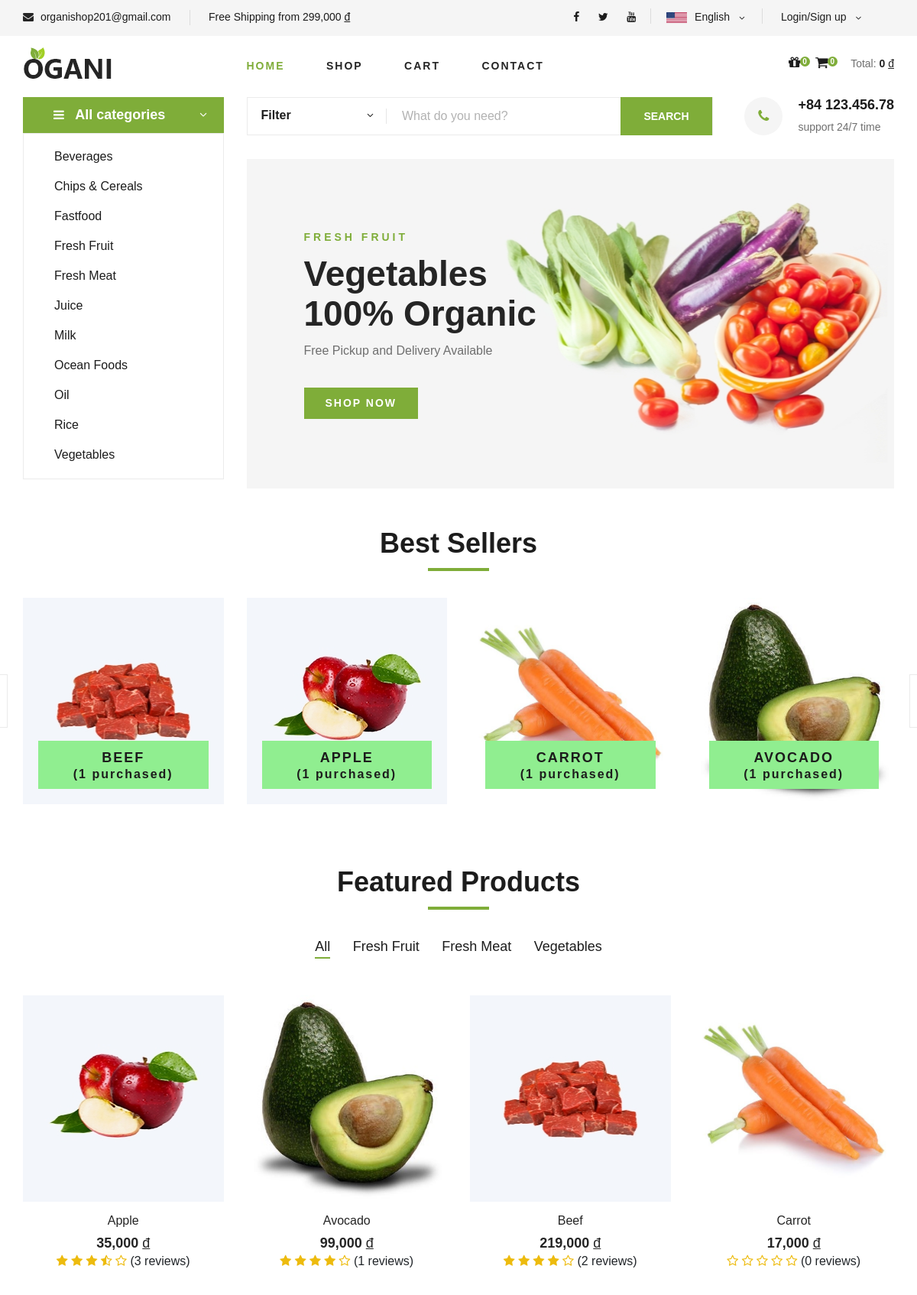
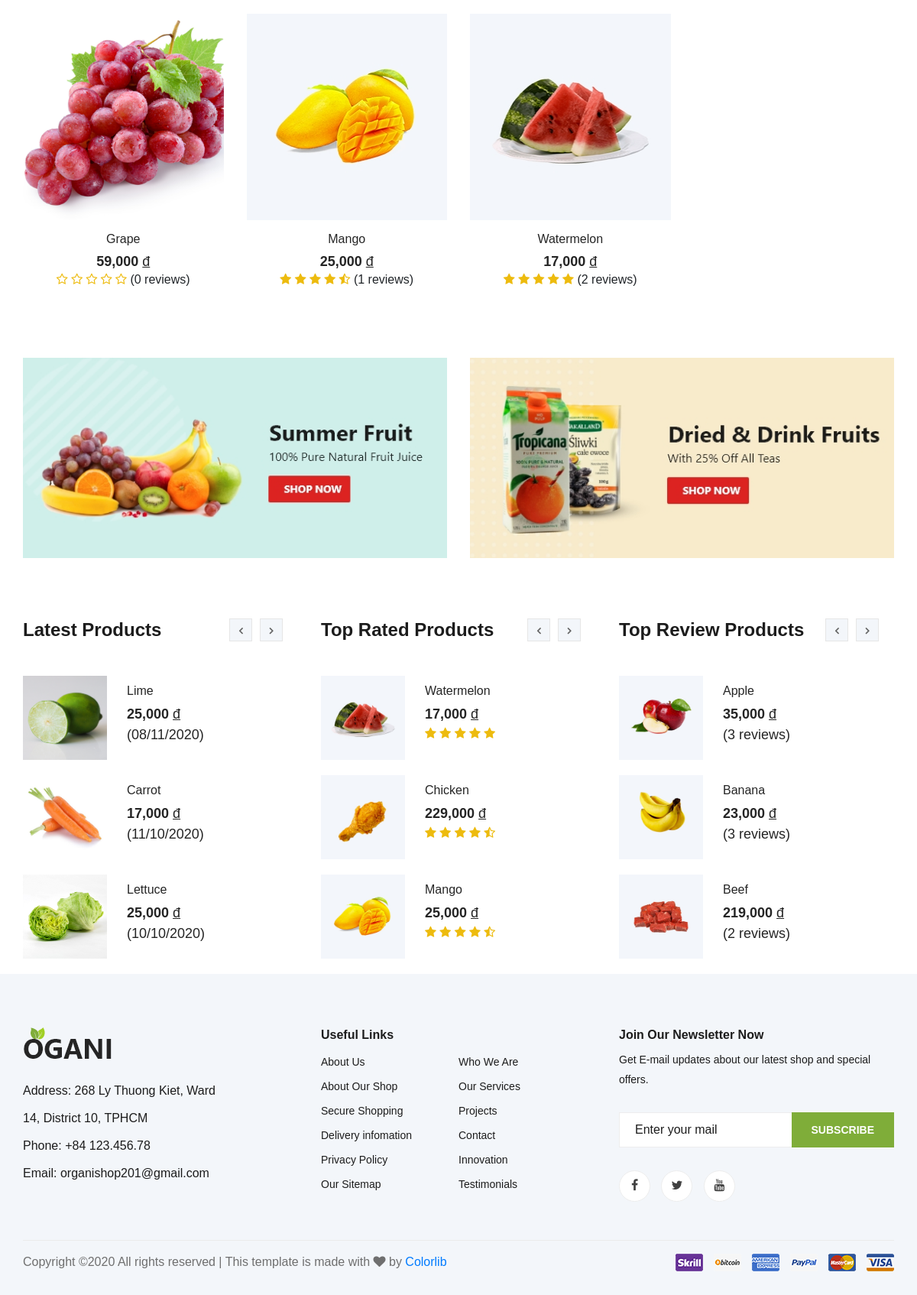
The page / on the database its author committed (2 pictures, top to bottom).
### tables this page shows
CREATE TABLE `category` (
  `id_category` varchar(100) NOT NULL,
  `name_category` varchar(100) NOT NULL DEFAULT 'Default name',
  `date_created_category` datetime DEFAULT NULL,
  `latest_date_updated_category` datetime DEFAULT NULL
);

CREATE TABLE `item` (
  `id_item` varchar(100) NOT NULL,
  `name_item` varchar(100) NOT NULL,
  `avatar_item` varchar(500) NOT NULL,
  `detail_item_1` varchar(500) DEFAULT NULL,
  `detail_item_2` varchar(500) DEFAULT NULL,
  `detail_item_3` varchar(500) DEFAULT NULL,
  `description_item` varchar(500) DEFAULT NULL,
  `price_item` float NOT NULL DEFAULT 0,
  `unit_item` varchar(10) DEFAULT 'kg',
  `availability_item` tinyint(1) NOT NULL DEFAULT 1,
  `weight_item` float NOT NULL DEFAULT 0,
  `sale_off_item` float NOT NULL DEFAULT 0,
  `featured` tinyint(1) NOT NULL DEFAULT 0,
  `num_purchased` int(11) NOT NULL DEFAULT 0,
  `date_created_item` datetime DEFAULT NULL,
  `latest_date_updated_item` datetime DEFAULT NULL,
  `category_item` varchar(100) DEFAULT NULL
);

CREATE TABLE `top_item` (
  `id_item_top` varchar(100) NOT NULL,
  `average_rating` float NOT NULL,
  `num_review` int(11) NOT NULL
);

### mvc/views/pages/home.php (the view, shortened to what the rows shown need)
<section class="categories">
    <div class="container">
        <div class="section-title">
            <h2>Best Sellers</h2>
        </div>
        <div class="row">
            <div class="categories__slider owl-carousel">
                <?php $best_seller_item_list = json_decode($data['best_seller_item_list']);
                foreach($best_seller_item_list as $value){
                ?>
                <div class="col-lg-3">
                    <div class="categories__item set-bg" data-setbg="/tmdt_201/<?php echo $value->avatar_item; ?>">
                        <h5>
                            <a href="http://localhost/tmdt_201/shop/detail/<?php echo $value->id_item; ?>">
                                <?php echo $value->name_item; ?>
                                <span>(<?php echo $value->num_purchased; ?> purchased)</span>
                            </a>
                        </h5>
                    </div>
                </div>
                <?php }?>
            </div>
        </div>
    </div>
</section>
<section class="featured spad">
    <div class="container">
        <div class="row">
            <div class="col-lg-12">
                <div class="section-title">
                    <h2>Featured Products</h2>
                </div>
            </div>
        </div>
        <div class="row featured__filter">
            <?php $featured_item_list = json_decode($data['featured_item_list']);
            $size_list = count($featured_item_list);
            for($row = 0; $row < $size_list; $row++){
            ?>
            <div class="col-lg-3 col-md-4 col-sm-6 mix <?php echo $featured_item_list[$row]->category_item;?>">
                <div class="featured__item">
                    <div class="featured__item__pic set-bg" data-setbg="/tmdt_201/<?php echo $featured_item_list[$row]->avatar_item; ?>">
                    </div>
                    <div class="featured__item__text">
                        <h6>
                            <a href="http://localhost/tmdt_201/shop/detail/<?php echo $featured_item_list[$row]->id_item;?>" class="language-option">
                                <?php echo $featured_item_list[$row]->name_item;?>
                            </a>
                        </h6>
                        <h5><?php echo number_format($featured_item_list[$row]->price_item, 0);?> <u style="font-weight: 400;">đ</u></h5>
                        <div>
                            <?php $average_rating = $featured_item_list[$row]->average_rating;?>
                            <i style="color: #EDBB0E;" class="fa <?php echo (($average_rating > 0 && $average_rating < 0.3) || $average_rating == 0)?'fa-star-o':(($average_rating >= 0.3 && $average_rating < 0.7)?'fa-star-half-o':'fa-star');?>"></i>
                            <i style="color: #EDBB0E;" class="fa <?php echo (($average_rating > 1 && $average_rating < 1.3) || $average_rating <= 1)?'fa-star-o':(($average_rating >= 1.3 && $average_rating < 1.7)?'fa-star-half-o':'fa-star');?>"></i>
                            <i style="color: #EDBB0E;" class="fa <?php echo (($average_rating > 2 && $average_rating < 2.3) || $average_rating <= 2)?'fa-star-o':(($average_rating >= 2.3 && $average_rating < 2.7)?'fa-star-half-o':'fa-star');?>"></i>
                            <i style="color: #EDBB0E;" class="fa <?php echo (($average_rating > 3 && $average_rating < 3.3) || $average_rating <= 3)?'fa-star-o':(($average_rating >= 3.3 && $average_rating < 3.7)?'fa-star-half-o':'fa-star');?>"></i>
                            <i style="color: #EDBB0E;" class="fa <?php echo (($average_rating > 4 && $average_rating < 4.3) || $average_rating <= 4)?'fa-star-o':(($average_rating >= 4.3 && $average_rating < 4.7)?'fa-star-half-o':'fa-star');?>"></i>
                            <span>(<?php echo $featured_item_list[$row]->num_review;?> reviews)</span>
                        </div>
                    </div>
                </div>
            </div>
            <?php }?>
        </div>
    </div>
</section>
<section class="latest-product spad">
    <div class="container">
        <div class="row">
            <div class="col-lg-4 col-md-6">
                <div class="latest-product__text">
                    <div class="latest-product__slider owl-carousel">
                        <?php $latest_item_list = json_decode($data["latest_item_list"]);
                        $size_list = count($latest_item_list);
                        for($row = 0; $row < $size_list; $row++){
                            if($row % 3 == 0){
                        ?>
                        <div class="latest-prdouct__slider__item">
                        <?php }?>
                            <a href="http://localhost/tmdt_201/shop/detail/<?php echo $latest_item_list[$row]->id_item;?>" class="latest-product__item">
                                <div class="latest-product__item__pic">
                                    <img src="/tmdt_201/<?php echo $latest_item_list[$row]->avatar_item; ?>"
                                        alt="<?php echo $latest_item_list[$row]->id_item;?>" style="width: 110px; height: 110px;">
                                </div>
                                <div class="latest-product__item__text">
                                    <h6><?php echo $latest_item_list[$row]->name_item;?></h6>
                                    <span><?php echo number_format($latest_item_list[$row]->price_item, 0);?> <u style="font-weight: 400;">đ</u></span>
                                    <span style="font-weight: normal;"><?php echo date_format(date_create($latest_item_list[$row]->date_created_item), '\(d/m/Y\)');?></span>
                                </div>
                            </a>
                        <?php if($row % 3 == 2 || ($row == $size_list - 1 && $row % 3 < 2)){ ?>
                        </div>
                        <?php }}?>
                    </div>
                </div>
            </div>
            <div class="col-lg-4 col-md-6">
                <div class="latest-product__text">
                    <div class="latest-product__slider owl-carousel">
                        <?php $top_rated_item_list = json_decode($data["top_rated_item_list"]);
                        $size_list = count($top_rated_item_list);
                        for($row = 0; $row < $size_list; $row++){
                            if($row % 3 == 0){
                        ?>
                        <div class="latest-prdouct__slider__item">
                        <?php }?>
                            <a href="http://localhost/tmdt_201/shop/detail/<?php echo $top_rated_item_list[$row]->id_item;?>" class="latest-product__item">
                                <div class="latest-product__item__pic">
                                    <img src="/tmdt_201/<?php echo $top_rated_item_list[$row]->avatar_item; ?>"
                                        alt="<?php echo $top_rated_item_list[$row]->id_item;?>" style="width: 110px; height: 110px;">
                                </div>
                                <div class="latest-product__item__text">
                                    <h6><?php echo $top_rated_item_list[$row]->name_item;?></h6>
                                    <span><?php echo number_format($top_rated_item_list[$row]->price_item, 0);?> <u style="font-weight: 400;">đ</u></span>
                                    <?php $average_rating = $top_rated_item_list[$row]->average_rating;?>
                                    <i style="color: #EDBB0E;" class="fa <?php echo (($average_rating > 0 && $average_rating < 0.3) || $average_rating == 0)?'fa-star-o':(($average_rating >= 0.3 && $average_rating < 0.7)?'fa-star-half-o':'fa-star');?>"></i>
                                    <i style="color: #EDBB0E;" class="fa <?php echo (($average_rating > 1 && $average_rating < 1.3) || $average_rating <= 1)?'fa-star-o':(($average_rating >= 1.3 && $average_rating < 1.7)?'fa-star-half-o':'fa-star');?>"></i>
                                    <i style="color: #EDBB0E;" class="fa <?php echo (($average_rating > 2 && $average_rating < 2.3) || $average_rating <= 2)?'fa-star-o':(($average_rating >= 2.3 && $average_rating < 2.7)?'fa-star-half-o':'fa-star');?>"></i>
                                    <i style="color: #EDBB0E;" class="fa <?php echo (($average_rating > 3 && $average_rating < 3.3) || $average_rating <= 3)?'fa-star-o':(($average_rating >= 3.3 && $average_rating < 3.7)?'fa-star-half-o':'fa-star');?>"></i>
                                    <i style="color: #EDBB0E;" class="fa <?php echo (($average_rating > 4 && $average_rating < 4.3) || $average_rating <= 4)?'fa-star-o':(($average_rating >= 4.3 && $average_rating < 4.7)?'fa-star-half-o':'fa-star');?>"></i>
                                </div>
                            </a>
                        <?php if($row % 3 == 2 || ($row == $size_list - 1 && $row % 3 < 2)){ ?>
                        </div>
                        <?php }}?>
                    </div>
                </div>
            </div>
            <div class="col-lg-4 col-md-6">
                <div class="latest-product__text">
                    <div class="latest-product__slider owl-carousel">
                        <?php $top_review_item_list = json_decode($data["top_review_item_list"]);
                        $size_list = count($top_review_item_list);
                        for($row = 0; $row < $size_list; $row++){
                            if($row % 3 == 0){
                        ?>
                        <div class="latest-prdouct__slider__item">
                        <?php }?>
                            <a href="http://localhost/tmdt_201/shop/detail/<?php echo $top_review_item_list[$row]->id_item;?>" class="latest-product__item">
                                <div class="latest-product__item__pic">
                                    <img src="/tmdt_201/<?php echo $top_review_item_list[$row]->avatar_item; ?>"
                                        alt="<?php echo $top_review_item_list[$row]->id_item;?>" style="width: 110px; height: 110px;">
                                </div>
                                <div class="latest-product__item__text">
                                    <h6><?php echo $top_review_item_list[$row]->name_item;?></h6>
                                    <span><?php echo number_format($top_review_item_list[$row]->price_item, 0);?> <u style="font-weight: 400;">đ</u></span>
                                    <span style="font-weight: normal;">(<?php echo $top_review_item_list[$row]->num_review;?> reviews)</span>
                                </div>
                            </a>
                        <?php if($row % 3 == 2 || ($row == $size_list - 1 && $row % 3 < 2)){ ?>
                        </div>
                        <?php }}?>
                    </div>
                </div>
            </div>
        </div>
    </div>
</section>

### mvc/views/Master1.php (shortened to what the rows shown need)
<!DOCTYPE html>
<html lang="zxx">
    <head>
        <link rel="stylesheet" href="/tmdt_201/public/master1/css/google-font.css" type="text/css">
        <link rel="stylesheet" href="/tmdt_201/public/master1/css/bootstrap.min.css" type="text/css">
        <link rel="stylesheet" href="/tmdt_201/public/master1/css/font-awesome.min.css" type="text/css">
        <link rel="stylesheet" href="/tmdt_201/public/master1/css/elegant-icons.css" type="text/css">
        <link rel="stylesheet" href="/tmdt_201/public/master1/css/nice-select.css" type="text/css">
        <link rel="stylesheet" href="/tmdt_201/public/master1/css/jquery-ui.min.css" type="text/css">
        <link rel="stylesheet" href="/tmdt_201/public/master1/css/owl.carousel.min.css" type="text/css">
        <link rel="stylesheet" href="/tmdt_201/public/master1/css/slicknav.min.css" type="text/css">
        <link rel="stylesheet" href="/tmdt_201/public/master1/css/dataTables.bootstrap.min.css" type="text/css">
        <link rel="stylesheet" href="/tmdt_201/public/master1/css/style.css" type="text/css">
    </head>
    <body>
        <?php if(!isset($data['cms'])){?>
        <section class="hero<?php echo $data["page"] == "home"?'':' hero-normal'; ?>">
            <div class="container">
                <div class="row">
                    <div class="col-lg-3">
                        <div class="hero__categories">
                            <ul>
                                <?php $category_list = json_decode($data["category_list"]);
                                for($row = 0; $row < count($category_list); $row++){
                                ?>
                                <li><a href="http://localhost/tmdt_201/shop/category/<?php echo $category_list[$row]->id_category; ?>" class="language-option"><?php echo $category_list[$row]->name_category; ?></a></li>
                                <?php }?>
                            </ul>
                        </div>
                    </div>
                    <div class="col-lg-9">
                        <?php if($data["page"] == "home"){?>
                        <div class="hero__item set-bg" data-setbg="/tmdt_201/public/master1/images/hero/banner.jpg">
                            <div class="hero__text">
                                <h2>Vegetables <br />100% Organic</h2>
                            </div>
                        </div>
                        <?php }?>
                    </div>
                </div>
            </div>
        </section>
        <?php }?>
        <?php
        require_once "./mvc/views/pages/".$data["page"].".php";
        ?>
    </body>
</html>

### rows shown on the page
category: name_category "Beverages"
category: name_category "Chips & Cereals"
category: name_category "Fastfood"
category: name_category "Fresh Fruit"
category: name_category "Fresh Meat"
category: name_category "Juice"
category: name_category "Milk"
category: name_category "Ocean Foods"
category: name_category "Oil"
category: name_category "Rice"
category: name_category "Vegetables"
item: shows a picture, name_item "BEEF", num_purchased "1"
item: shows a picture, name_item "APPLE", num_purchased "1"
top_item: shows a picture, id_item_top.name_item "Apple", id_item_top.price_item "35,000", average_rating 3.33333 (drawn), num_review "3"
top_item: shows a picture, id_item_top.name_item "Avocado", id_item_top.price_item "99,000", average_rating 4 (drawn), num_review "1"
top_item: shows a picture, id_item_top.name_item "Beef", id_item_top.price_item "219,000", average_rating 4 (drawn), num_review "2"
top_item: shows a picture, id_item_top.name_item "Grape", id_item_top.price_item "59,000", average_rating 0 (drawn), num_review "0"
top_item: shows a picture, id_item_top.name_item "Mango", id_item_top.price_item "25,000", average_rating 4.5 (drawn), num_review "1"
top_item: shows a picture, id_item_top.name_item "Watermelon", id_item_top.price_item "17,000", average_rating 5 (drawn), num_review "2"
item: avatar_item+id_item (picture), name_item "Lime", price_item "25,000", date_created_item "(08/11/2020)"
item: avatar_item+id_item (picture), name_item "Carrot", price_item "17,000", date_created_item "(11/10/2020)"
item: avatar_item+id_item (picture), name_item "Lettuce", price_item "25,000", date_created_item "(10/10/2020)"
item: avatar_item+id_item (picture), name_item "Chicken", price_item "229,000"
item: avatar_item+id_item (picture), name_item "Banana", price_item "23,000", num_review "3"

### other values the page prints
json_decode($data['total']) "0"
$value->name_item "CARROT"
$value->num_purchased "1"
$value->name_item "AVOCADO"
$featured_category_list[$row]->name_category "Fresh Fruit"
$featured_category_list[$row]->name_category "Fresh Meat"
$featured_category_list[$row]->name_category "Vegetables"
$featured_item_list[$row]->name_item "Carrot"
$featured_item_list[$row]->price_item "17,000"
$featured_item_list[$row]->num_review "0"
$top_rated_item_list[$row]->name_item "Watermelon"
$top_rated_item_list[$row]->price_item "17,000"
$top_rated_item_list[$row]->name_item "Mango"
$top_rated_item_list[$row]->price_item "25,000"
$top_review_item_list[$row]->name_item "Apple"
